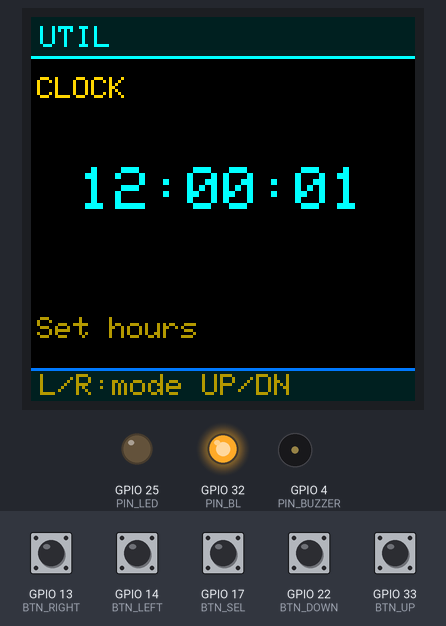
Bench run of a sketch on a simulated ESP32. Parts: 128×128 colour display, output pins drawn as LEDs (lit = HIGH), buzzer (waves = sounding). Dashed ring = blinking. Inputs (shaded band) come from the test bench; at power-on: GPIO 13 (BTN_RIGHT), GPIO 14 (BTN_LEFT), GPIO 17 (BTN_SEL), GPIO 22 (BTN_DOWN), GPIO 33 (BTN_UP) HIGH. Pins used as bus, display or sensor lines are not drawn.

Above: at 1.6 s.
1.7 s: GPIO 13 (BTN_RIGHT) pulled LOW for 0.15 s
At 2.9 s:
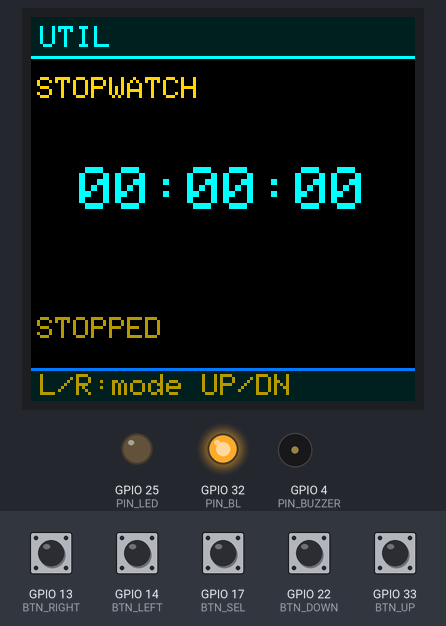
3.3 s: GPIO 17 (BTN_SEL) pulled LOW for 0.15 s
At 4.2 s:
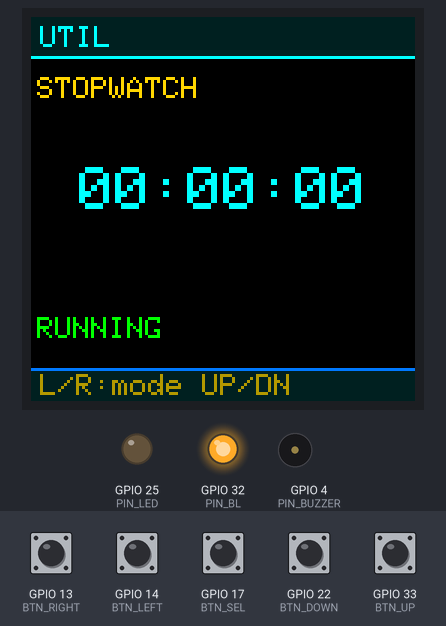
6.4 s: GPIO 13 (BTN_RIGHT) pulled LOW for 1 s
At 7.1 s:
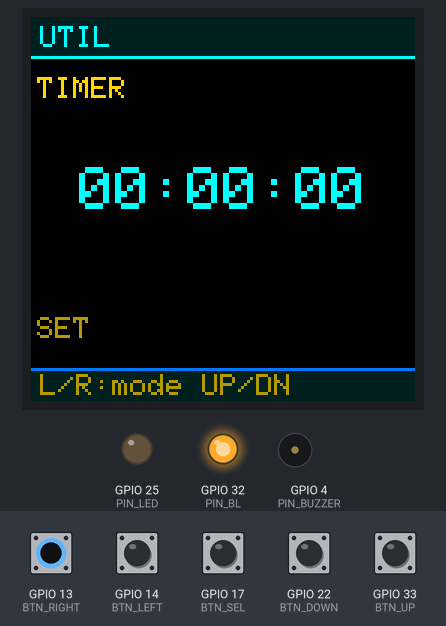
8.9 s: GPIO 17 (BTN_SEL) pulled LOW for 1 s
At 10.28 s:
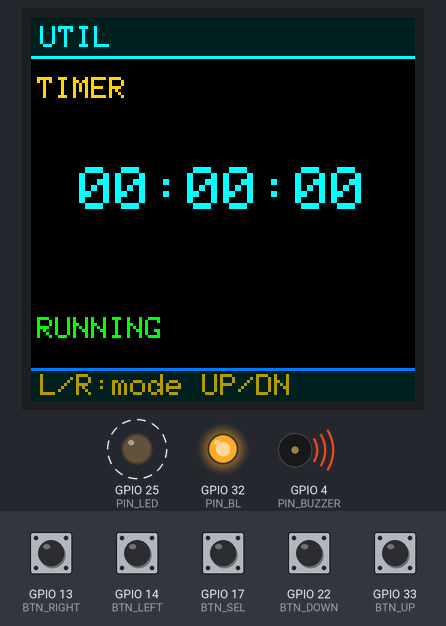
10.5 s: GPIO 14 (BTN_LEFT) pulled LOW for 1 s
At 12.7 s:
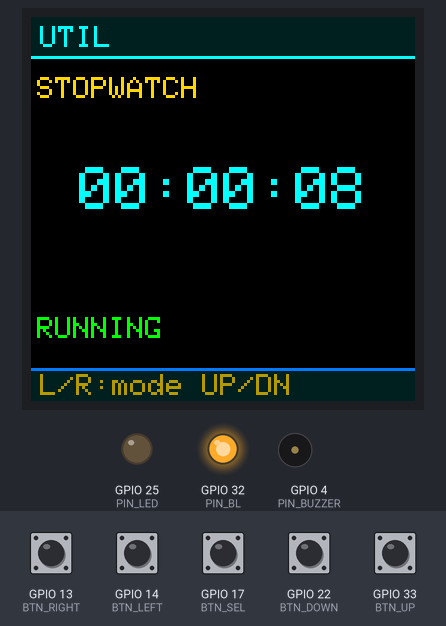
13.0 s: GPIO 13 (BTN_RIGHT) pulled LOW for 0.15 s
At 14.5 s:
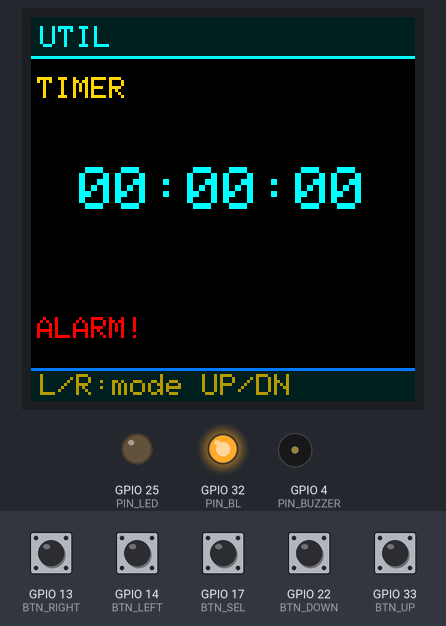
Timing chart, 0 to 15.6 s (numbered marks = the images above; inputs shaded):
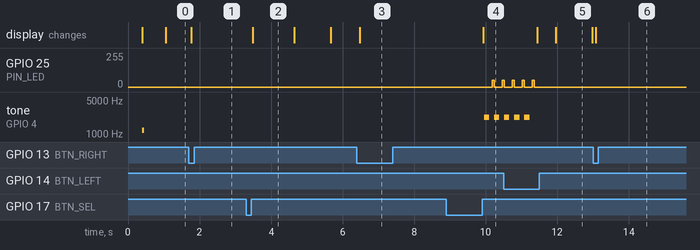

Measured:
- after the input at 1.7 s, the display: changes after 0.07 s (image 1)
- after the input at 3.3 s, the display: changes after 0.19 s (image 2)
- after the input at 6.4 s, the display: changes after 0.08 s (image 3)
- after the input at 8.9 s, GPIO 25 (PIN_LED): 0/255 → 50/255 after 1.6 s; tone on GPIO 4 (PIN_BUZZER): alternates 2200 Hz for 0.15 s and silent for 0.13 s, starting after 1.1 s; the display: changes after 1.0 s (image 4)
- after the input at 10.5 s, the display: first changes after 0.94 s (image 5 shows a later state)
- after the input at 13.0 s, the display: changes after 0.07 s (image 6)
- what the display in image 2 shows lasts 1.1 s, from 3.5 s to 4.6 s

The sketch:

13_ClockStopwatch.ino
```cpp
// ════════════════════════════════════════════════════════════════
// 13 — Clock / Stopwatch / Timer
// LEFT/RIGHT: switch mode (CLOCK / STOPWATCH / TIMER)
// CLOCK: UP/DN to set hours, SEL hold 2s to switch to setting mins
// STOPWATCH: SEL start/stop, UP reset
// TIMER: UP/DN adjust, SEL start, RIGHT reset
// (No RTC — clock counts from user-set time, resets on reboot)
// ════════════════════════════════════════════════════════════════
#include <TFT_eSPI.h>
#include "common.h"

TFT_eSPI tft = TFT_eSPI(128, 128);

enum Mode { M_CLOCK, M_SW, M_TIMER };
Mode mode = M_CLOCK;
const char* modeName[] = {"CLOCK", "STOPWATCH", "TIMER"};

// Clock
int clkH = 12, clkM = 0, clkS = 0;
uint32_t clkTick = 0;
bool setMins = false;

// Stopwatch
uint32_t swStart = 0, swAcc = 0;
bool swRun = false;

// Timer
int timerSet = 60;   // seconds
int timerRemain = 0;
uint32_t timerStart = 0;
bool timerRun = false;
bool timerDone = false;

void drawBig(int a, int b, int c){
  tft.fillRect(0, 40, 128, 50, C_BG);
  tft.setTextSize(3);
  tft.setTextColor(C_CYAN, C_BG);
  char buf[12]; snprintf(buf, 12, "%02d:%02d:%02d", a, b, c);
  // ~6*3=18 px/char, "HH:MM:SS" = 8 chars = 144px, too wide. Use size 2.
  tft.setTextSize(2);
  int w = 8 * 12;
  tft.setCursor((128-w)/2, 50);
  tft.print(buf);
  tft.setTextSize(1);
}

void render(){
  tft.fillRect(0, 14, 128, 104, C_BG);
  tft.setTextColor(C_GOLD, C_BG);
  tft.setCursor(2, 20); tft.print(modeName[mode]);
  if(mode == M_CLOCK){
    drawBig(clkH, clkM, clkS);
    tft.setTextColor(C_GOLDD, C_BG);
    tft.setCursor(2, 100); tft.print(setMins ? "Set minutes" : "Set hours");
  } else if(mode == M_SW){
    uint32_t ms = swAcc + (swRun ? (millis()-swStart) : 0);
    int h = ms/3600000;
    int m = (ms/60000)%60;
    int s = (ms/1000)%60;
    drawBig(h, m, s);
    tft.setTextColor(swRun ? C_GREEN : C_GOLDD, C_BG);
    tft.setCursor(2, 100); tft.print(swRun ? "RUNNING" : "STOPPED");
  } else {
    int rem = timerRemain;
    if(timerRun) rem = timerRemain - (millis()-timerStart)/1000;
    if(rem < 0) rem = 0;
    int h = rem/3600, m = (rem/60)%60, s = rem%60;
    drawBig(h, m, s);
    tft.setTextColor(timerDone ? C_RED : (timerRun ? C_GREEN : C_GOLDD), C_BG);
    tft.setCursor(2, 100); tft.print(timerDone ? "ALARM!" : (timerRun ? "RUNNING" : "SET"));
  }
  drawFooter(tft, "L/R:mode UP/DN");
}

void setup(){
  Serial.begin(115200);
  tftInit(tft); buzzInit(); ledInit(); buttonsInit();
  drawTitle(tft, "UTIL");
  render();
  beepOK();
}

bool lUp=false, lDown=false, lLeft=false, lRight=false, lSel=false;
uint32_t selPressStart = 0;
void loop(){
  // clock tick
  if(millis() - clkTick >= 1000){
    clkTick += 1000;
    clkS++;
    if(clkS>=60){ clkS=0; clkM++; if(clkM>=60){ clkM=0; clkH++; if(clkH>=24) clkH=0; } }
  }
  // timer tick
  if(timerRun && !timerDone){
    int rem = timerRemain - (int)((millis()-timerStart)/1000);
    if(rem <= 0){
      timerRun = false; timerDone = true;
      for(int i=0;i<5;i++){ buzz(2200, 150); delay(80); ledOn(); delay(50); ledOff(); }
    }
  }
  // navigation
  if(buttonPressed(BTN_LEFT, lLeft))  { mode = (Mode)((mode+2)%3); render(); }
  if(buttonPressed(BTN_RIGHT, lRight)){
    if(mode == M_TIMER){ timerDone=false; timerRun=false; timerRemain=timerSet; }
    else mode = (Mode)((mode+1)%3);
    render();
  }
  if(buttonPressed(BTN_UP, lUp)){
    if(mode==M_CLOCK){ if(setMins) clkM = (clkM+1)%60; else clkH = (clkH+1)%24; render(); }
    else if(mode==M_SW){ swRun=false; swAcc=0; render(); }
    else { timerSet += 10; if(timerSet>3600) timerSet=3600; timerRemain=timerSet; render(); }
  }
  if(buttonPressed(BTN_DOWN, lDown)){
    if(mode==M_CLOCK){ if(setMins) clkM = (clkM+59)%60; else clkH = (clkH+23)%24; render(); }
    else if(mode==M_TIMER){ timerSet -= 10; if(timerSet<10) timerSet=10; timerRemain=timerSet; render(); }
  }
  // SEL — short = action, hold = toggle h/m in clock
  bool nowSel = digitalRead(BTN_SEL) == LOW;
  if(nowSel && !lSel){ selPressStart = millis(); lSel = true; }
  if(!nowSel && lSel){
    uint32_t dur = millis() - selPressStart;
    lSel = false;
    if(dur > 1500 && mode == M_CLOCK){ setMins = !setMins; render(); }
    else if(dur > 30){
      if(mode == M_SW){
        if(swRun){ swAcc += millis()-swStart; swRun=false; }
        else     { swStart = millis(); swRun=true; }
        render();
      } else if(mode == M_TIMER){
        if(!timerRun && !timerDone){ timerStart = millis(); timerRun = true; }
        render();
      }
    }
  }
  // 1Hz refresh for running clock/stopwatch/timer
  static uint32_t lastRefresh=0;
  if(millis()-lastRefresh > 500){ lastRefresh=millis(); render(); }
  delay(20);
}
```

common.h
```cpp
// ════════════════════════════════════════════════════════════════
// common.h — Shared definitions for Astra Kavach Toolkit
// Used by all 15 sketches. Copy this file into each sketch folder.
// ════════════════════════════════════════════════════════════════
#ifndef ASTRA_COMMON_H
#define ASTRA_COMMON_H

#include <TFT_eSPI.h>

// ── HARDWARE PINS (v4 wiring) ───────────────────────────
// TFT (via User_Setup.h): MOSI=23 SCK=18 CS=27 DC=26 RST=5 BL=32
#define PIN_BUZZER     4
#define PIN_LED       25
#define PIN_BL        32
#define PIN_RST        5
#define SD_CS         15
#define BTN_UP        33
#define BTN_DOWN      22
#define BTN_LEFT      14
#define BTN_RIGHT     13
#define BTN_SEL       17

// Optional GPS (NEO-6M) — uncomment in sketches that use it
// GPS TX → ESP32 GPIO 16  (ESP32 RX)
// GPS RX → ESP32 GPIO 21  (ESP32 TX)  -- only if configuring GPS
// GPS VCC → 3.3V, GND → GND
#define GPS_RX_PIN 16
#define GPS_TX_PIN 21

// ── COLORS (RGB565) ─────────────────────────────────────
#define C_BG       0x0000
#define C_HDR      0x0104
#define C_PANEL    0x0861
#define C_CYAN     0x07FF
#define C_CYAND    0x03DF
#define C_GOLD     0xFEA0
#define C_GOLDD    0xB4C0
#define C_GREEN    0x07E0
#define C_RED      0xF800
#define C_YLW      0xFFE0
#define C_ORG      0xFD20
#define C_GRAY     0x4208
#define C_WHT      0xFFFF
#define C_MAG      0xF81F

// ── LEDC PWM channels ───────────────────────────────────
#define BUZZ_CH   0
#define LED_CH    1
#define LED_DUTY  200
#define LED_FREQ  1000

// ── BUZZER (LEDC hardware PWM) ──────────────────────────
inline void buzzInit(){
#if defined(ESP_ARDUINO_VERSION_MAJOR) && (ESP_ARDUINO_VERSION_MAJOR >= 3)
  ledcAttach(PIN_BUZZER, 2000, 10);
  ledcWriteTone(PIN_BUZZER, 0);
#else
  ledcSetup(BUZZ_CH, 2000, 10);
  ledcAttachPin(PIN_BUZZER, BUZZ_CH);
  ledcWriteTone(BUZZ_CH, 0);
#endif
}
inline void buzz(int freq, int ms){
  if(freq<=0 || ms<=0) return;
#if defined(ESP_ARDUINO_VERSION_MAJOR) && (ESP_ARDUINO_VERSION_MAJOR >= 3)
  ledcWriteTone(PIN_BUZZER, freq); delay(ms); ledcWriteTone(PIN_BUZZER, 0);
#else
  ledcWriteTone(BUZZ_CH, freq); delay(ms); ledcWriteTone(BUZZ_CH, 0);
#endif
}
inline void beepOK(){ buzz(1200, 60); }
inline void beepErr(){ buzz(400, 200); }
inline void beepAlert(){
  for(int i=0;i<3;i++){ buzz(2200,80); delay(50); }
}

// ── LED (LEDC PWM, no resistor needed) ──────────────────
inline void ledInit(){
#if defined(ESP_ARDUINO_VERSION_MAJOR) && (ESP_ARDUINO_VERSION_MAJOR >= 3)
  ledcAttach(PIN_LED, LED_FREQ, 10); ledcWrite(PIN_LED, 0);
#else
  ledcSetup(LED_CH, LED_FREQ, 10);
  ledcAttachPin(PIN_LED, LED_CH);
  ledcWrite(LED_CH, 0);
#endif
}
inline void ledOn(){
#if defined(ESP_ARDUINO_VERSION_MAJOR) && (ESP_ARDUINO_VERSION_MAJOR >= 3)
  ledcWrite(PIN_LED, LED_DUTY);
#else
  ledcWrite(LED_CH, LED_DUTY);
#endif
}
inline void ledOff(){
#if defined(ESP_ARDUINO_VERSION_MAJOR) && (ESP_ARDUINO_VERSION_MAJOR >= 3)
  ledcWrite(PIN_LED, 0);
#else
  ledcWrite(LED_CH, 0);
#endif
}

// ── BUTTONS (INPUT_PULLUP, press = LOW) ─────────────────
struct Btns { bool up, down, left, right, sel; };
inline void buttonsInit(){
  pinMode(BTN_UP,    INPUT_PULLUP);
  pinMode(BTN_DOWN,  INPUT_PULLUP);
  pinMode(BTN_LEFT,  INPUT_PULLUP);
  pinMode(BTN_RIGHT, INPUT_PULLUP);
  pinMode(BTN_SEL,   INPUT_PULLUP);
}
inline Btns buttonsRead(){
  return {
    digitalRead(BTN_UP)   == LOW,
    digitalRead(BTN_DOWN) == LOW,
    digitalRead(BTN_LEFT) == LOW,
    digitalRead(BTN_RIGHT)== LOW,
    digitalRead(BTN_SEL)  == LOW
  };
}
// edge-detect helper: returns true once per press
inline bool buttonPressed(uint8_t pin, bool& lastState){
  bool now = digitalRead(pin) == LOW;
  if(now && !lastState){ lastState = now; delay(30); return true; }
  lastState = now;
  return false;
}

// ── TFT helpers ─────────────────────────────────────────
inline void tftInit(TFT_eSPI& tft){
  pinMode(PIN_BL, OUTPUT);  digitalWrite(PIN_BL, HIGH);
  pinMode(PIN_RST, OUTPUT);
  digitalWrite(PIN_RST, LOW);  delay(100);
  digitalWrite(PIN_RST, HIGH); delay(100);
  tft.init();
  tft.setRotation(0);
  tft.fillScreen(C_BG);
}
inline void drawTitle(TFT_eSPI& tft, const char* title){
  tft.fillRect(0, 0, 128, 14, C_HDR);
  tft.drawLine(0, 13, 128, 13, C_CYAN);
  tft.setTextColor(C_CYAN, C_HDR);
  tft.setTextSize(1);
  tft.setCursor(3, 3);
  tft.print(title);
}
inline void drawFooter(TFT_eSPI& tft, const char* txt){
  tft.fillRect(0, 118, 128, 10, C_HDR);
  tft.drawLine(0, 117, 128, 117, C_CYAND);
  tft.setTextColor(C_GOLDD, C_HDR);
  tft.setTextSize(1);
  tft.setCursor(3, 119);
  tft.print(txt);
}
inline String macFmt(const uint8_t* mac){
  char buf[18];
  snprintf(buf, 18, "%02X:%02X:%02X:%02X:%02X:%02X",
           mac[0],mac[1],mac[2],mac[3],mac[4],mac[5]);
  return String(buf);
}
inline uint16_t rssiColor(int rssi){
  if(rssi > -55) return C_GREEN;
  if(rssi > -75) return C_YLW;
  return C_RED;
}

#endif
```
